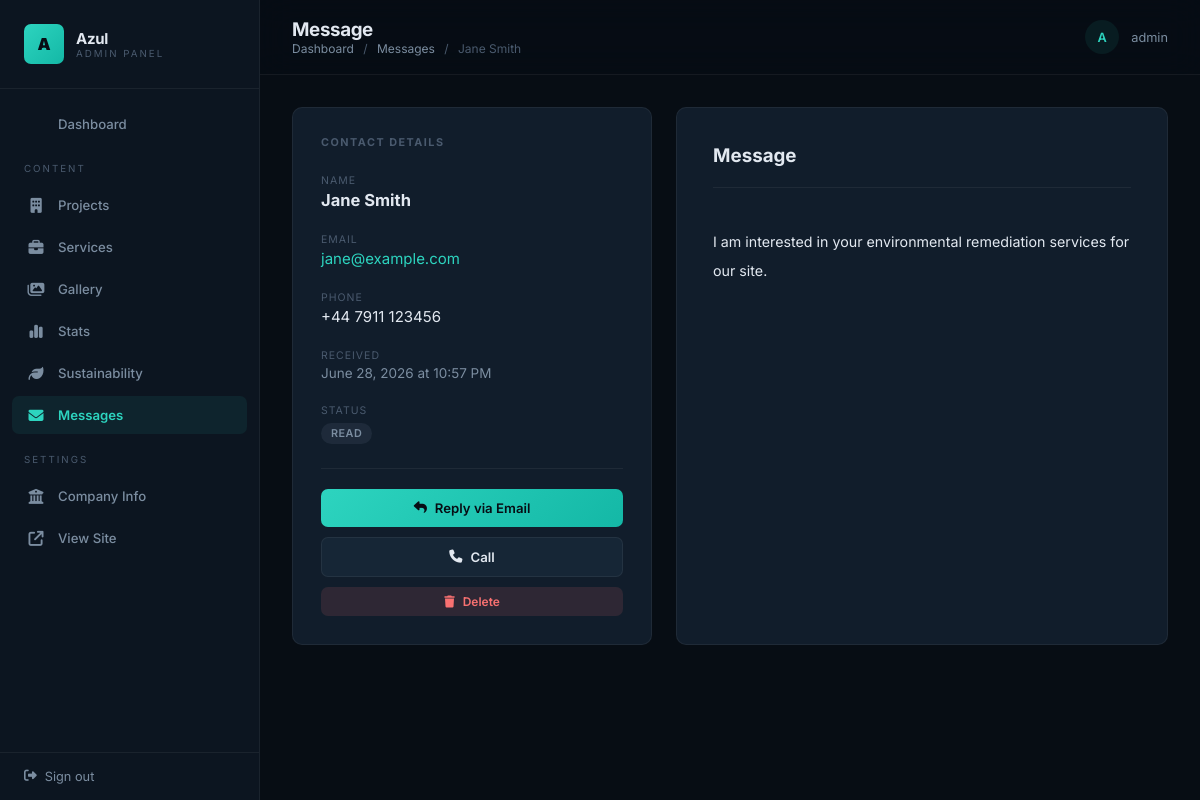
/manage/admin/messages/6/ (signed in), run on the app's committed database.
### core/models.py (models this page shows, shortened)
class ContactMessage(models.Model):
    name = models.CharField(max_length=200)
    email = models.EmailField()
    phone = models.CharField(max_length=30, blank=True, help_text='Optional — international format e.g. +1 555 234 5678')
    message = models.TextField()
    created_at = models.DateTimeField(auto_now_add=True)
    read = models.BooleanField(default=False)
    class Meta:
        ordering = ['-created_at']
        verbose_name = 'Contact Message'
        verbose_name_plural = 'Contact Messages'

### dashboard/views.py (the view)
# urls.py: path('messages/<int:pk>/', views.contact_message_detail, name='dashboard_contact_message_detail'),
@login_required(login_url='dashboard_login')
@superuser_required
def contact_message_detail(request, pk):
    msg = get_object_or_404(ContactMessage, pk=pk)
    if not msg.read:
        msg.read = True
        msg.save()
    return render(request, 'dashboard/contact_messages/detail.html', {'contact_msg': msg})

### core/context_processors.py (called while the page is built)
def company_context(request):
    return {'company': CompanyInfo.objects.first()}

### dashboard/views.py (called while the page is built)
def superuser_required(view_func):
    return user_passes_test(lambda u: u.is_superuser, login_url='dashboard_login')(view_func)

### templates/dashboard/contact_messages/detail.html (shortened to what this page needs)
{% extends 'dashboard/base.html' %}
{% block header_title %}Message{% endblock %}
{% block breadcrumb %}<a href="{% url 'dashboard_home' %}">Dashboard</a> <span>/</span> <a href="{% url 'dashboard_contact_messages' %}">Messages</a> <span>/</span> {{ contact_msg.name }}{% endblock %}
{% block dashboard_content %}
<div style="display: grid; grid-template-columns: 360px 1fr; gap: 24px;">
    <div class="form-card" style="padding: 28px;">
        <h3 style="font-size: 0.72rem; text-transform: uppercase; letter-spacing: 1.5px; color: var(--text-dim); margin-bottom: 20px;">Contact Details</h3>
        <div style="display: flex; flex-direction: column; gap: 18px;">
            <div>
                <span style="font-size: 0.7rem; text-transform: uppercase; letter-spacing: 1px; color: var(--text-dim);">Name</span>
                <p style="font-size: 1.1rem; font-weight: 700; margin-top: 2px;">{{ contact_msg.name }}</p>
            </div>
            <div>
                <span style="font-size: 0.7rem; text-transform: uppercase; letter-spacing: 1px; color: var(--text-dim);">Email</span>
                <p style="font-size: 1rem; margin-top: 2px;">
                    <a href="mailto:{{ contact_msg.email }}" style="color: var(--accent);">{{ contact_msg.email }}</a>
                </p>
            </div>
            {% if contact_msg.phone %}
            <div>
                <span style="font-size: 0.7rem; text-transform: uppercase; letter-spacing: 1px; color: var(--text-dim);">Phone</span>
                <p style="font-size: 1rem; margin-top: 2px;">
                    <a href="tel:{{ contact_msg.phone }}" style="color: var(--text);">{{ contact_msg.phone }}</a>
                </p>
            </div>
            {% endif %}
            <div>
                <span style="font-size: 0.7rem; text-transform: uppercase; letter-spacing: 1px; color: var(--text-dim);">Received</span>
                <p style="font-size: 0.9rem; color: var(--text-muted); margin-top: 2px;">{{ contact_msg.created_at|date:"F j, Y" }} at {{ contact_msg.created_at|date:"g:i A" }}</p>
            </div>
            <div>
                <span style="font-size: 0.7rem; text-transform: uppercase; letter-spacing: 1px; color: var(--text-dim);">Status</span>
                <p style="margin-top: 4px;">{% if contact_msg.read %}<span class="badge badge--muted">Read</span>{% else %}<span class="badge badge--success">New</span>{% endif %}</p>
            </div>
        </div>
        <div style="margin-top: 24px; padding-top: 20px; border-top: 1px solid var(--border); display: flex; flex-direction: column; gap: 10px;">
            <a href="mailto:{{ contact_msg.email }}" class="btn btn--primary" style="width: 100%; justify-content: center;"><i class="fa-solid fa-reply"></i> Reply via Email</a>
            {% if contact_msg.phone %}
            <a href="tel:{{ contact_msg.phone }}" class="btn btn--secondary" style="width: 100%; justify-content: center;"><i class="fa-solid fa-phone"></i> Call</a>
            {% endif %}
            <a href="{% url 'dashboard_contact_message_delete' contact_msg.pk %}" class="btn btn--danger btn--sm" style="width: 100%; justify-content: center;" onclick="return confirm('Delete this message?')"><i class="fa-solid fa-trash"></i> Delete</a>
        </div>
    </div>
    <div class="form-card">
        <div class="form-card__header">
            <h2 class="form-card__title">Message</h2>
        </div>
        <div style="padding: 8px 0;">
            <p style="line-height: 2; color: var(--text); white-space: pre-wrap; font-size: 0.95rem;">{{ contact_msg.message }}</p>
        </div>
    </div>
</div>
{% endblock %}

### templates/dashboard/base.html (shortened to what this page needs)
<!DOCTYPE html>
<html lang="en">
<head>
    <link rel="stylesheet" href="https://cdnjs.cloudflare.com/ajax/libs/font-awesome/6.5.1/css/all.min.css">
</head>
<body>
    <aside class="sidebar">
        <div class="sidebar__brand">
            <div class="sidebar__brand-icon">A</div>
            <div>
                <div class="sidebar__brand-text">Azul</div>
                <div class="sidebar__brand-sub">Admin Panel</div>
            </div>
        </div>
        <nav class="sidebar__nav">
            <a href="{% url 'dashboard_home' %}" class="sidebar__link {% if request.resolver_match.url_name == 'dashboard_home' %}active{% endif %}">
                 Dashboard
            </a>
            <div class="sidebar__section">Content</div>
            <a href="{% url 'dashboard_projects' %}" class="sidebar__link {% if 'project' in request.resolver_match.url_name %}active{% endif %}">
                <i class="fa-solid fa-building"></i> Projects
            </a>
            <a href="{% url 'dashboard_services' %}" class="sidebar__link {% if 'service' in request.resolver_match.url_name %}active{% endif %}">
                <i class="fa-solid fa-briefcase"></i> Services
            </a>
            <a href="{% url 'dashboard_gallery' %}" class="sidebar__link {% if 'gallery' in request.resolver_match.url_name %}active{% endif %}">
                <i class="fa-solid fa-images"></i> Gallery
            </a>
            <a href="{% url 'dashboard_stats' %}" class="sidebar__link {% if 'stat' in request.resolver_match.url_name %}active{% endif %}">
                <i class="fa-solid fa-chart-simple"></i> Stats
            </a>
            <a href="{% url 'dashboard_sustainability' %}" class="sidebar__link {% if 'sustainability' in request.resolver_match.url_name %}active{% endif %}">
                <i class="fa-solid fa-leaf"></i> Sustainability
            </a>
            <a href="{% url 'dashboard_contact_messages' %}" class="sidebar__link {% if 'message' in request.resolver_match.url_name %}active{% endif %}">
                <i class="fa-solid fa-envelope"></i> Messages
            </a>
            <div class="sidebar__section">Settings</div>
            <a href="{% url 'dashboard_company' %}" class="sidebar__link {% if 'company' in request.resolver_match.url_name %}active{% endif %}">
                <i class="fa-solid fa-building-columns"></i> Company Info
            </a>
            <a href="{% url 'home' %}" class="sidebar__link" target="_blank">
                <i class="fa-solid fa-arrow-up-right-from-square"></i> View Site
            </a>
        </nav>
        <div class="sidebar__footer">
            <a href="{% url 'dashboard_logout' %}">
                <i class="fa-solid fa-right-from-bracket"></i> Sign out
            </a>
        </div>
    </aside>
    <div class="main">
        <header class="main__header">
            <div>
                <h1 class="main__title">{% block header_title %}Dashboard{% endblock %}</h1>
                <div class="main__breadcrumb">{% block breadcrumb %}{% endblock %}</div>
            </div>
            <div class="main__user">
                <div class="main__user-avatar">{{ request.user.username|first|upper }}</div>
                {{ request.user.username }}
            </div>
        </header>
        <div class="main__content">
            {% block dashboard_content %}{% endblock %}
        </div>
    </div>
</body>
</html>

### data on the page
ContactMessage: name "Jane Smith", email "jane@example.com", phone "+44 7911 123456", created_at "June 28, 2026", created_at "10:57 PM", message "I am interested in your environmental remediation services for our site."

### other printed values
{{ request.user.username|first|upper }} "A"
{{ request.user.username }} "admin"
